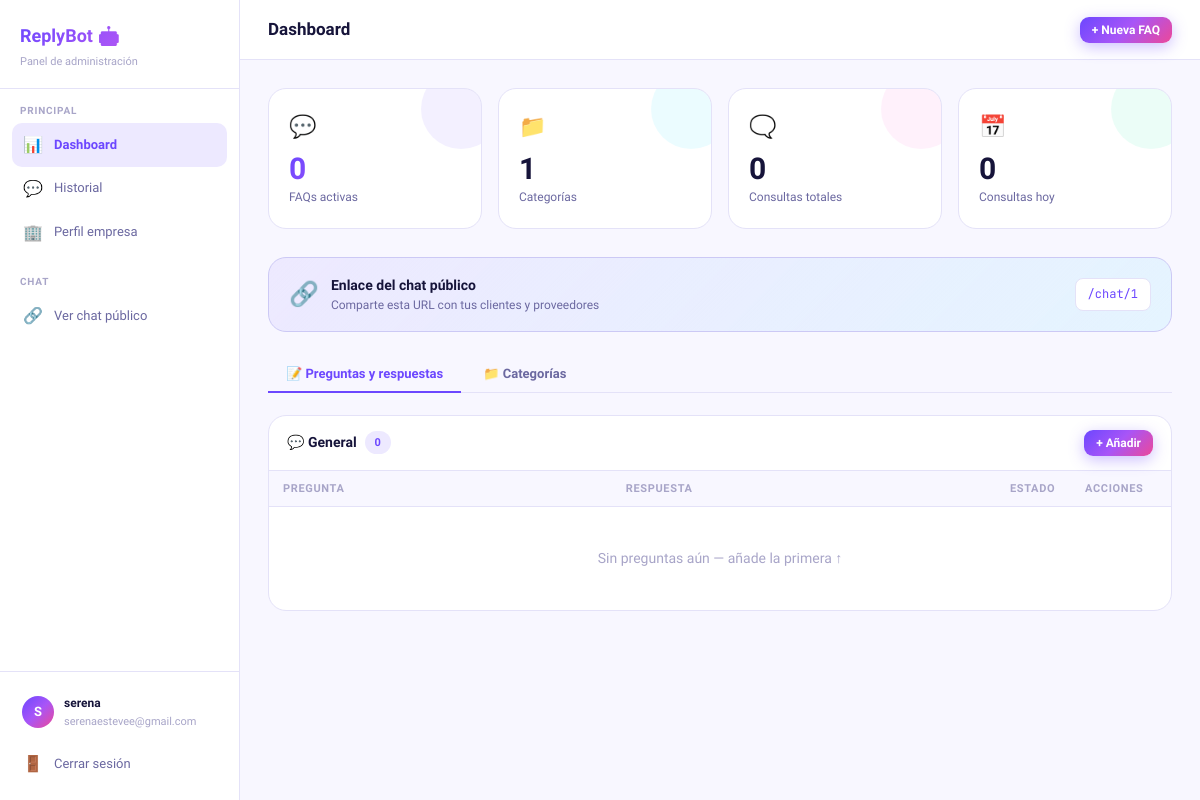
Page /dashboard (signed in) on the committed database.
### tables this page shows
CREATE TABLE empresas (
                id INTEGER PRIMARY KEY AUTOINCREMENT,
                -- Cuenta
                email TEXT UNIQUE NOT NULL,
                password_hash TEXT NOT NULL,
                -- Paso 1: Identidad
                nombre TEXT NOT NULL,
                sector TEXT,
                descripcion TEXT,
                -- Paso 2: Comunicación
                tono TEXT DEFAULT 'profesional',
                idiomas TEXT DEFAULT 'Español',
                nombre_agente TEXT DEFAULT 'Asistente',
                saludo_inicial TEXT,
                -- Paso 3: Operativa
                horario TEXT,
                zonas_servicio TEXT,
                tiempo_respuesta TEXT,
                -- Paso 4: Productos/Servicios
                productos TEXT,
                precios_info TEXT,
                -- Paso 5: Políticas
                politica_devolucion TEXT,
                politica_envio TEXT,
                garantias TEXT,
                -- Paso 6: Contacto
                email_contacto TEXT,
                telefono TEXT,
                web TEXT,
                direccion TEXT,
                -- Meta
                onboarding_completo INTEGER DEFAULT 0,
                creada_en TIMESTAMP DEFAULT CURRENT_TIMESTAMP
            );

CREATE TABLE categorias (
                id INTEGER PRIMARY KEY AUTOINCREMENT,
                empresa_id INTEGER NOT NULL,
                nombre TEXT NOT NULL,
                icono TEXT DEFAULT '💬',
                orden INTEGER DEFAULT 0,
                FOREIGN KEY (empresa_id) REFERENCES empresas(id) ON DELETE CASCADE
            );

### app.py (the view)
@app.route("/dashboard")
@login_required
def dashboard():
    empresa = get_empresa()
    with get_db() as db:
        stats = {
            "faqs": db.execute("SELECT COUNT(*) as c FROM faqs WHERE empresa_id=? AND activa=1", (empresa["id"],)).fetchone()["c"],
            "cats": db.execute("SELECT COUNT(*) as c FROM categorias WHERE empresa_id=?", (empresa["id"],)).fetchone()["c"],
            "chats": db.execute("SELECT COUNT(*) as c FROM historial WHERE empresa_id=?", (empresa["id"],)).fetchone()["c"],
            "hoy": db.execute("SELECT COUNT(*) as c FROM historial WHERE empresa_id=? AND date(creada_en)=date('now')", (empresa["id"],)).fetchone()["c"],
        }
        categorias = db.execute("SELECT * FROM categorias WHERE empresa_id=? ORDER BY orden", (empresa["id"],)).fetchall()
        faqs = db.execute("""
            SELECT f.*, c.nombre as cat_nombre, c.icono as cat_icono
            FROM faqs f JOIN categorias c ON f.categoria_id=c.id
            WHERE f.empresa_id=? ORDER BY c.orden, f.id
        """, (empresa["id"],)).fetchall()
    return render_template("dashboard.html", empresa=empresa, stats=stats, categorias=categorias, faqs=faqs)

### app.py (called while the page is built)
def get_db():
    conn = sqlite3.connect(DB)
    conn.row_factory = sqlite3.Row
    conn.execute("PRAGMA foreign_keys = ON")
    return conn

def login_required(f):
    @wraps(f)
    def decorated(*args, **kwargs):
        if not session.get("empresa_id"):
            return redirect(url_for("login"))
        return f(*args, **kwargs)
    return decorated

def get_empresa():
    with get_db() as db:
        return db.execute("SELECT * FROM empresas WHERE id=?", (session["empresa_id"],)).fetchone()

### templates/dashboard.html (shortened to what this page needs)
{% extends "base.html" %}
{% block body %}
<div class="layout">
  <aside class="sidebar">
    <div class="sidebar-logo">
      <h1>ReplyBot 🤖</h1>
      <p>Panel de administración</p>
    </div>
    <div class="sidebar-section">
      <div class="sidebar-section-label">Principal</div>
      <a class="nav-link active" href="/dashboard"><span class="nav-icon">📊</span> Dashboard</a>
      <a class="nav-link" href="/historial"><span class="nav-icon">💬</span> Historial</a>
      <a class="nav-link" href="/perfil"><span class="nav-icon">🏢</span> Perfil empresa</a>
    </div>
    <div class="sidebar-section">
      <div class="sidebar-section-label">Chat</div>
      <a class="nav-link" href="/chat/{{ empresa.id }}" target="_blank"><span class="nav-icon">🔗</span> Ver chat público</a>
    </div>
    <div class="sidebar-footer">
      <div class="user-pill">
        <div class="user-av">{{ empresa.nombre[0].upper() }}</div>
        <div class="user-info">
          <h4>{{ empresa.nombre[:20] }}</h4>
          <p>{{ empresa.email[:24] }}</p>
        </div>
      </div>
      <a href="/logout" class="nav-link" style="margin-top:4px"><span class="nav-icon">🚪</span> Cerrar sesión</a>
    </div>
  </aside>
  <main class="main">
    <div class="topbar">
      <h2>Dashboard</h2>
      <div class="topbar-right">
        <button class="btn btn-primary btn-sm" onclick="openModal('modal-nueva-faq')">+ Nueva FAQ</button>
      </div>
    </div>
    <div class="content">
      <div class="stats">
        <div class="stat stat-1">
          <div class="stat-icon">💬</div>
          <div class="stat-val">{{ stats.faqs }}</div>
          <div class="stat-label">FAQs activas</div>
        </div>
        <div class="stat stat-2">
          <div class="stat-icon">📁</div>
          <div class="stat-val">{{ stats.cats }}</div>
          <div class="stat-label">Categorías</div>
        </div>
        <div class="stat stat-3">
          <div class="stat-icon">🗨️</div>
          <div class="stat-val">{{ stats.chats }}</div>
          <div class="stat-label">Consultas totales</div>
        </div>
        <div class="stat stat-4">
          <div class="stat-icon">📅</div>
          <div class="stat-val">{{ stats.hoy }}</div>
          <div class="stat-label">Consultas hoy</div>
        </div>
      </div>
      <div class="chat-banner">
        <div class="chat-banner-left">
          <div class="icon">🔗</div>
          <div>
            <h3>Enlace del chat público</h3>
            <p>Comparte esta URL con tus clientes y proveedores</p>
          </div>
        </div>
        <div class="chat-url" onclick="copyUrl()" title="Clic para copiar">
          /chat/{{ empresa.id }}
        </div>
      </div>
      <div class="tabs">
        <button class="tab active" onclick="switchTab('faqs',this)">📝 Preguntas y respuestas</button>
        <button class="tab" onclick="switchTab('cats',this)">📁 Categorías</button>
      </div>
      <div id="tab-faqs">
        {% for cat in categorias %}
        {% set cat_faqs = faqs|selectattr("categoria_id","equalto",cat.id)|list %}
        <div class="section">
          <div class="section-head">
            <h3>{{ cat.icono }} {{ cat.nombre }} <span class="badge badge-violet">{{ cat_faqs|length }}</span></h3>
            <button class="btn btn-primary btn-sm" onclick="openFaqCat({{ cat.id }},'{{ cat.nombre }}')">+ Añadir</button>
          </div>
          <table class="tbl">
            <thead>
              <tr>
                <th style="width:38%">Pregunta</th>
                <th>Respuesta</th>
                <th style="width:75px">Estado</th>
                <th style="width:100px">Acciones</th>
              </tr>
            </thead>
            <tbody>
              {% for f in cat_faqs %}
              <tr {% if not f.activa %}style="opacity:0.5"{% endif %}>
                <td><div class="tbl-q">{{ f.pregunta }}</div></td>
                <td><div class="tbl-a">{{ f.respuesta[:110] }}{% if f.respuesta|length>110 %}…{% endif %}</div></td>
                <td><span class="badge {% if f.activa %}badge-green{% else %}badge-red{% endif %}">{% if f.activa %}Activa{% else %}Pausa{% endif %}</span></td>
                <td>
                  <div class="tbl-actions">
                    <button class="btn btn-ghost btn-icon btn-sm" onclick='editFaq({{ f.id }},{{ f.categoria_id }},{{ f.pregunta|tojson }},{{ f.respuesta|tojson }},{{ f.activa }})' title="Editar">✏️</button>
                    <form method="POST" action="/faqs/{{ f.id }}/toggle" style="display:inline">
                      <button class="btn btn-ghost btn-icon btn-sm" title="Toggle">{% if f.activa %}⏸{% else %}▶{% endif %}</button>
                    </form>
                    <form method="POST" action="/faqs/{{ f.id }}/borrar" style="display:inline" onsubmit="return confirm('¿Borrar esta FAQ?')">
                      <button class="btn btn-danger btn-icon btn-sm">🗑</button>
                    </form>
                  </div>
                </td>
              </tr>
              {% else %}
              <tr class="empty-row"><td colspan="4">Sin preguntas aún — añade la primera ↑</td></tr>
              {% endfor %}
            </tbody>
          </table>
        </div>
        {% else %}
        <div class="section"><div class="section-body" style="text-align:center;color:var(--text3);padding:40px">Crea primero una categoría en la pestaña Categorías</div></div>
        {% endfor %}
      </div>
    </div>
  </main>
</div>
{% endblock %}

### templates/base.html (style rules this page uses)
*, *::before, *::after { box-sizing: border-box; margin: 0; padding: 0; }
:root { --bg: #f8f7ff; --surface: #ffffff; --surface2: #f1f0ff; --border: #e4e2f8; --border2: #ccc9f5; --text: #16143a; --text2: #6b68a0; --text3: #a8a5c8; --violet: #6c47ff; --violet2: #5535e0; --violet-light: #ede9ff; --cyan: #00d4ff; --pink: #ff4ecd; --green: #00e096; --amber: #ffb800; --red: #ff3b6b; --grad: linear-gradient(135deg, #6c47ff 0%, #a855f7 50%, #ec4899 100%); --grad2: linear-gradient(135deg, #00d4ff 0%, #6c47ff 100%); --radius: 12px; --radius-lg: 18px; --shadow: 0 2px 20px rgba(108,71,255,0.10); --shadow-lg: 0 8px 40px rgba(108,71,255,0.18); --font: 'Plus Jakarta Sans', system-ui, sans-serif; --mono: 'JetBrains Mono', monospace; }
body { background: var(--bg); color: var(--text); font-family: var(--font); min-height: 100vh; line-height: 1.6; }
a { color: var(--violet); text-decoration: none; }
.btn { display: inline-flex; align-items: center; justify-content: center; gap: 7px; padding: 9px 18px; border-radius: var(--radius); border: none; cursor: pointer; font-size: 14px; font-family: var(--font); font-weight: 600; transition: all 0.2s; text-decoration: none; white-space: nowrap; }
.btn-primary { background: var(--grad); color: #fff; box-shadow: 0 4px 15px rgba(108,71,255,0.35); }
.btn-sm { padding: 6px 12px; font-size: 12px; border-radius: 9px; }
.badge { display: inline-flex; align-items: center; gap: 4px; padding: 3px 10px; border-radius: 20px; font-size: 11px; font-weight: 600; }
.badge-violet { background: var(--violet-light); color: var(--violet); }

### rows in the picture
empresas: nombre "S", nombre "serena", email "serenaestevee@gmail.com", id "1"
categorias: icono "💬", nombre "General", cat_faqs "0"

### other values in the picture
{{ stats.faqs }} "0"
{{ stats.cats }} "1"
{{ stats.chats }} "0"
{{ stats.hoy }} "0"
